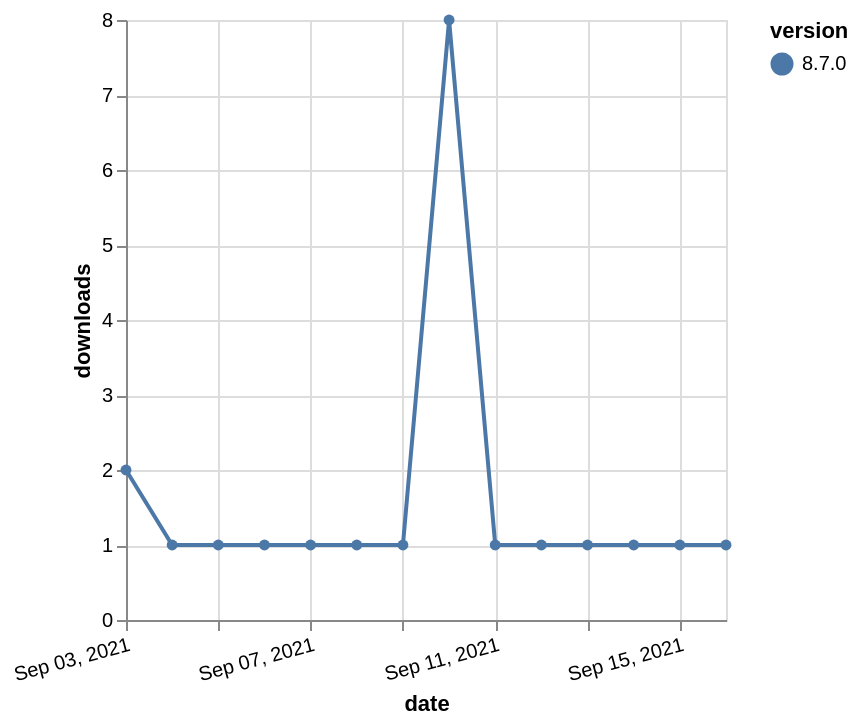

Express this chart as Vega-Lite.
### Vega-Lite specification from a JSON file in a GitHub repository (floating-point values rounded to 4 significant figures)
{"$schema": "https://vega.github.io/schema/vega-lite/v5.json", "description": "A simple bar chart with embedded data.", "data": {"values": [{"date": "2021-09-03", "total": 502, "delta": 2, "version": "8.7.0"}, {"date": "2021-09-04", "total": 503, "delta": 1, "version": "8.7.0"}, {"date": "2021-09-05", "total": 504, "delta": 1, "version": "8.7.0"}, {"date": "2021-09-06", "total": 505, "delta": 1, "version": "8.7.0"}, {"date": "2021-09-07", "total": 506, "delta": 1, "version": "8.7.0"}, {"date": "2021-09-08", "total": 507, "delta": 1, "version": "8.7.0"}, {"date": "2021-09-09", "total": 508, "delta": 1, "version": "8.7.0"}, {"date": "2021-09-10", "total": 516, "delta": 8, "version": "8.7.0"}, {"date": "2021-09-11", "total": 517, "delta": 1, "version": "8.7.0"}, {"date": "2021-09-12", "total": 518, "delta": 1, "version": "8.7.0"}, {"date": "2021-09-13", "total": 519, "delta": 1, "version": "8.7.0"}, {"date": "2021-09-14", "total": 520, "delta": 1, "version": "8.7.0"}, {"date": "2021-09-15", "total": 521, "delta": 1, "version": "8.7.0"}, {"date": "2021-09-16", "total": 522, "delta": 1, "version": "8.7.0"}]}, "width": "container", "mark": {"type": "line", "point": {"filled": true}}, "encoding": {"x": {"field": "date", "type": "temporal", "timeUnit": "yearmonthdate", "title": "date", "axis": {"labelAngle": -15}}, "y": {"field": "delta", "type": "quantitative", "title": "downloads"}, "color": {"field": "version", "type": "nominal"}, "tooltip": {"field": "delta"}}}
